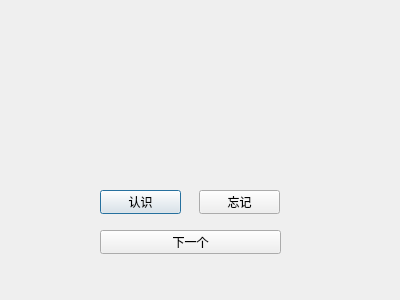
<?xml version="1.0" encoding="UTF-8"?>
<ui version="4.0">
 <class>WordDialog</class>
 <widget class="QDialog" name="WordDialog">
  <property name="geometry">
   <rect>
    <x>0</x>
    <y>0</y>
    <width>400</width>
    <height>300</height>
   </rect>
  </property>
  <property name="windowTitle">
   <string>Dialog</string>
  </property>
  <widget class="QLabel" name="wordLabel">
   <property name="geometry">
    <rect>
     <x>130</x>
     <y>60</y>
     <width>121</width>
     <height>20</height>
    </rect>
   </property>
   <property name="layoutDirection">
    <enum>Qt::LeftToRight</enum>
   </property>
   <property name="locale">
    <locale language="English" country="UnitedStates"/>
   </property>
   <property name="text">
    <string/>
   </property>
  </widget>
  <widget class="QLabel" name="meanLabel">
   <property name="geometry">
    <rect>
     <x>70</x>
     <y>78</y>
     <width>241</width>
     <height>20</height>
    </rect>
   </property>
   <property name="layoutDirection">
    <enum>Qt::LeftToRight</enum>
   </property>
   <property name="locale">
    <locale language="English" country="UnitedStates"/>
   </property>
   <property name="text">
    <string/>
   </property>
  </widget>
  <widget class="QPushButton" name="trueButton">
   <property name="geometry">
    <rect>
     <x>100</x>
     <y>190</y>
     <width>81</width>
     <height>24</height>
    </rect>
   </property>
   <property name="text">
    <string>认识</string>
   </property>
  </widget>
  <widget class="QPushButton" name="falseButton">
   <property name="geometry">
    <rect>
     <x>199</x>
     <y>190</y>
     <width>81</width>
     <height>24</height>
    </rect>
   </property>
   <property name="text">
    <string>忘记</string>
   </property>
  </widget>
  <widget class="QPushButton" name="nextButton">
   <property name="geometry">
    <rect>
     <x>100</x>
     <y>230</y>
     <width>181</width>
     <height>24</height>
    </rect>
   </property>
   <property name="text">
    <string>下一个</string>
   </property>
  </widget>
 </widget>
 <resources/>
 <connections/>
</ui>
